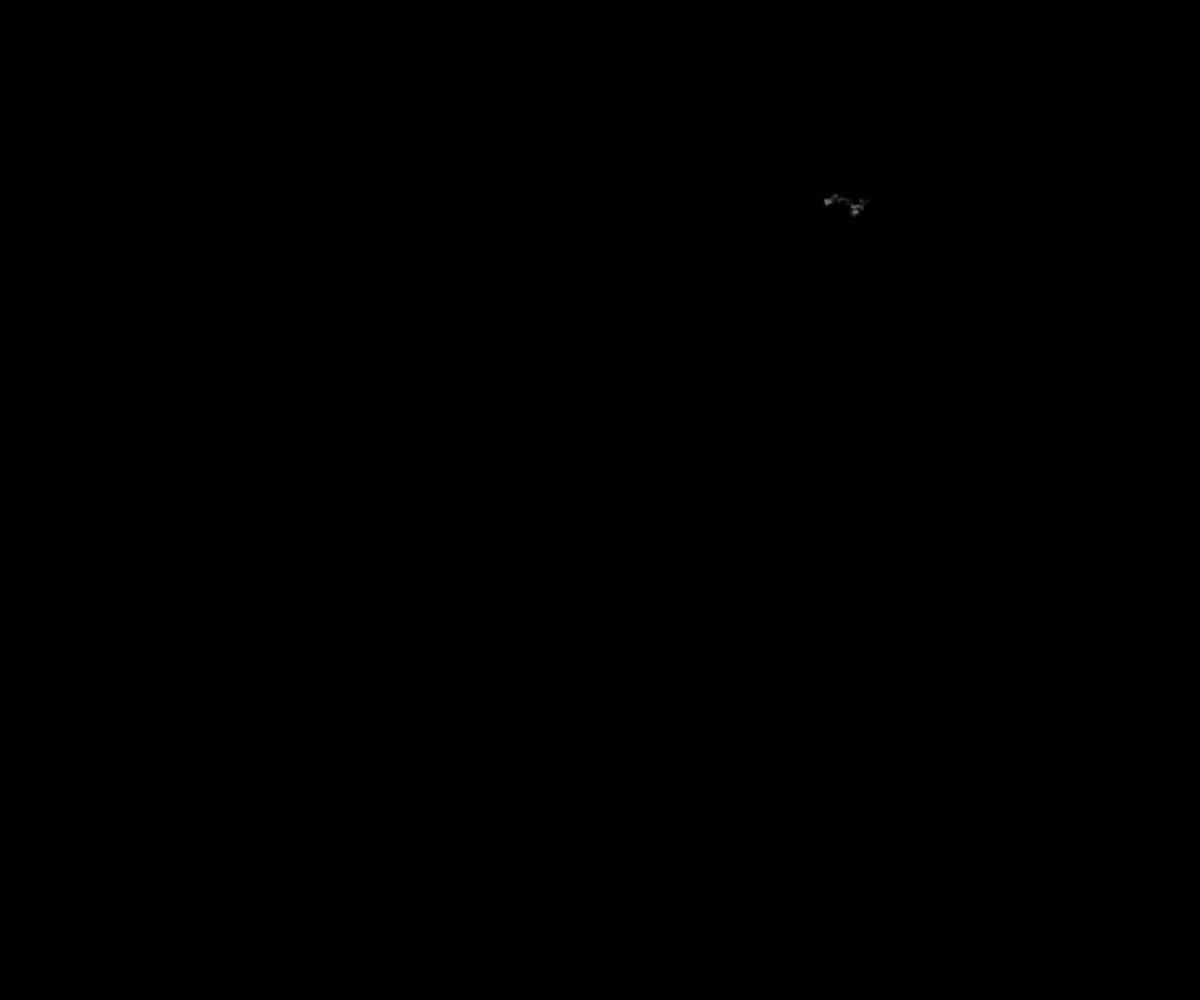
Frame 1 (no input)
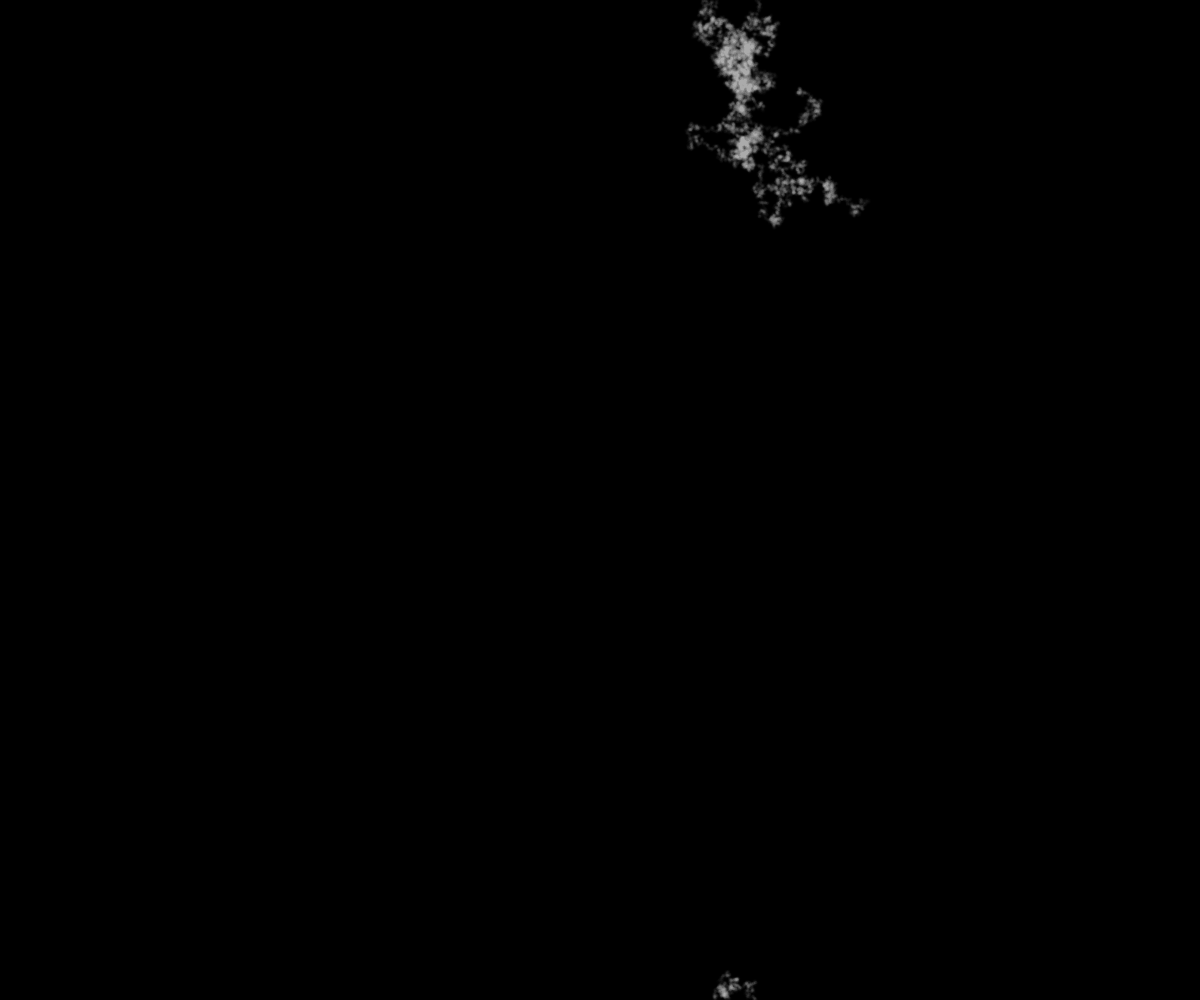
Frame 60 (no input)
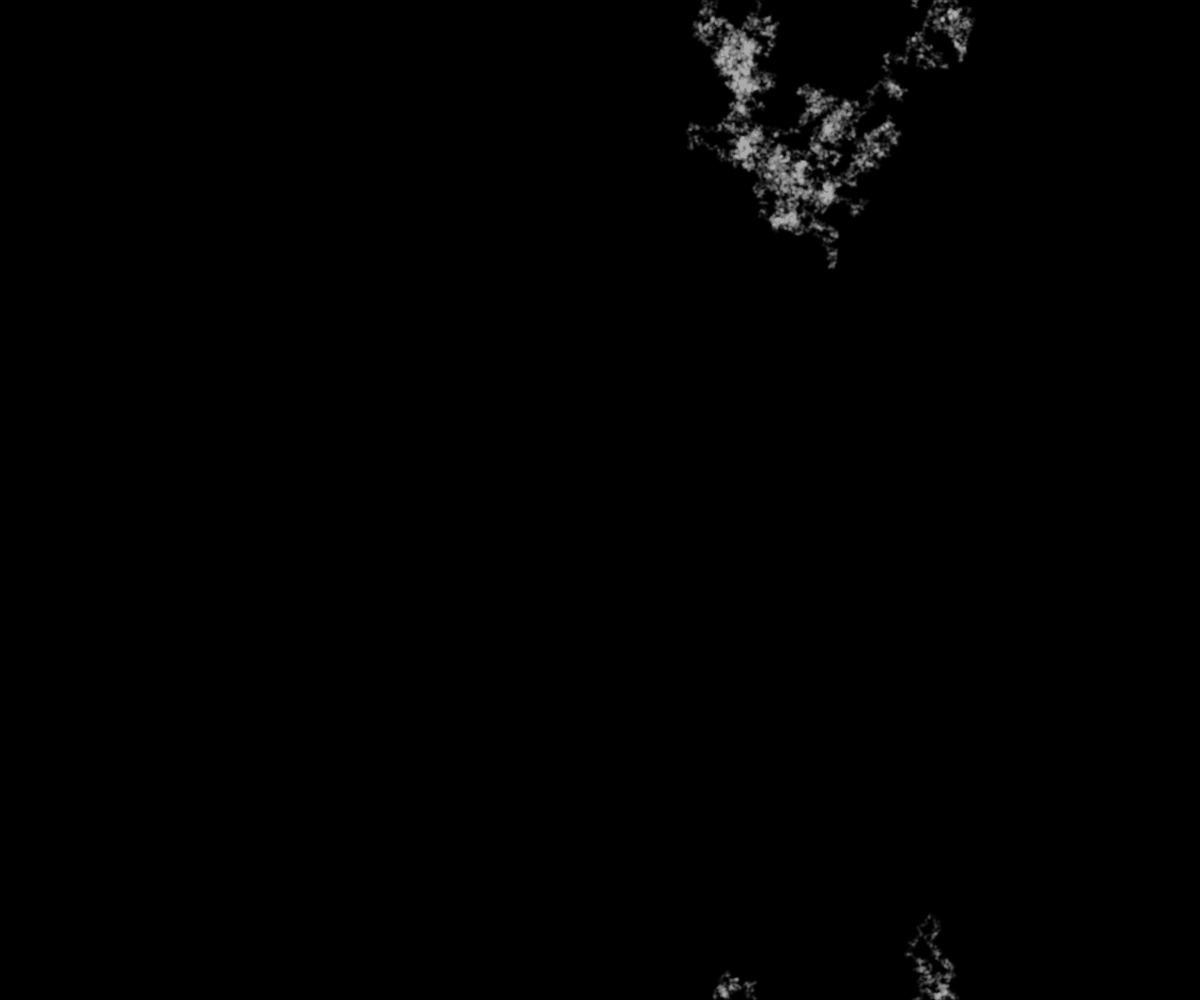
Frame 120 (the mouse pressed at the canvas centre since frame 60)

The p5.js sketch that drew these frames (run headless with seeded random() and noise() and a simulated clock; from frame 60 on, the mouse is pressed at the canvas centre):

// p5.js sketch
// ── sketch.js
let ball = {
	x: 0,
	y: 0,
	radius: 5,
	speed: 1
}

function setup() {
	createCanvas(windowWidth, windowHeight);
	frameRate(60);
	init();
}

function draw() {
	//くりかえす(スピードアップ)
	for (let i = 0; i < ball.speed; i++) {
		move();
		throughWall();
		display();
	}
}

//関数を作成

function init(){
	//初期設定
	ball.x = random(width);
	ball.y = random(height);
	ball.radius = 4;
	ball.speed = 1000;
	background(0);
}

function move(){
	//移動
	ball.x += random(-1, 1);
	ball.y += random(-1, 1);
}

function throughWall(){
	//画面の端にきたら反対側へ
	if (ball.x > width) {
		ball.x = 0;
	}
	if (ball.x < 0) {
		ball.x = width;
	}
	if (ball.y > height) {
		ball.y = 0;
	}
	if (ball.y < 0) {
		ball.y = height;
	}
}

function display(){
	//円を描く
	noStroke();
	fill(255, 3);
	circle(ball.x, ball.y, ball.radius);
}
	
